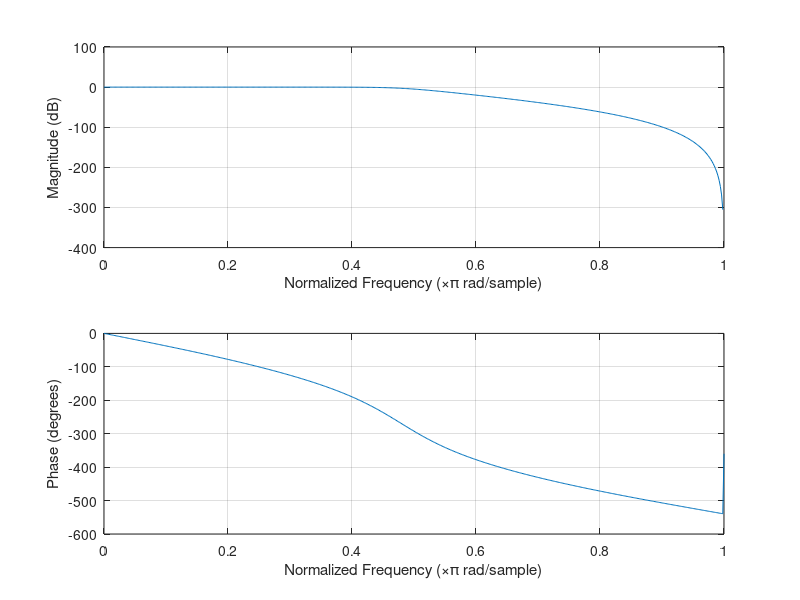
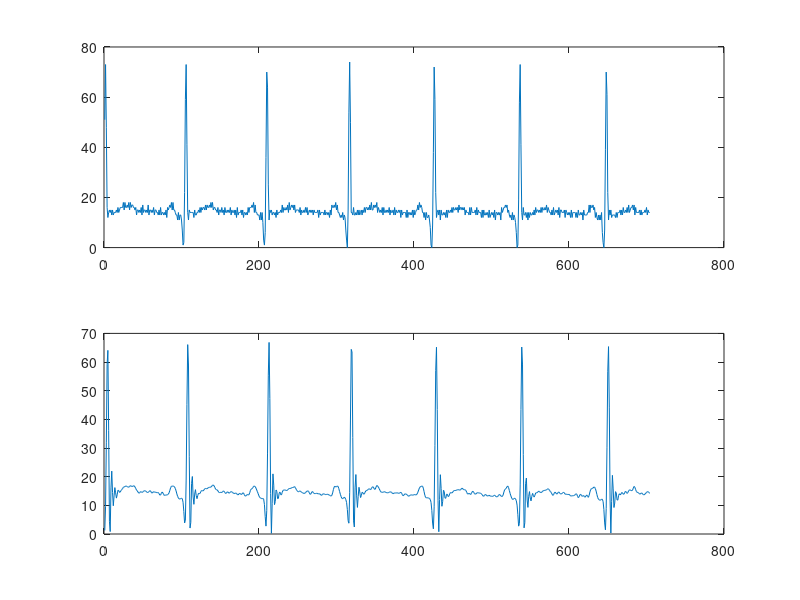

Write the MATLAB code that produced these figures, in order.
clear
close all
clc

s = load("ECG.txt");
fs = 250;
fx = 60;
n = 6;

wn = fx/(fs/2)

[b,a] = butter(n,wn,'low');
freqz(b,a);
figure();
s1 = filter(b,a,s)

% Graficar respuesta del sistema y(n) con diferentes condiciones iniciales
subplot(2, 1, 1); plot(s);
subplot(2, 1, 2); plot(s1);
